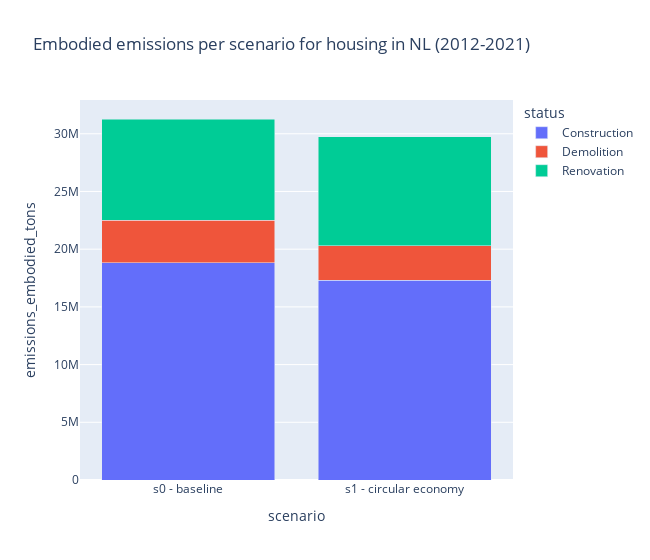

The cell this chart's notebook holds for it:
### Code cell
df_scenario = df_all.groupby(['scenario', 'status']).emissions_embodied_tons.sum().reset_index()

fig = px.bar(
    df_scenario, x='scenario', y='emissions_embodied_tons', color='status', barmode='stack', 
    title='Embodied emissions per scenario for housing in NL (2012-2021)'
    )
fig.update_layout(width=650)
fig.show()

### Figure 1 — Plotly figure (JSON) as saved in the notebook; plotly's stock layout.template omitted (floating-point values rounded to 4 significant figures)
{"data": [{"alignmentgroup": "True", "hovertemplate": "status=Construction<br>scenario=%{x}<br>emissions_embodied_tons=%{y}<extra></extra>", "legendgroup": "Construction", "marker": {"color": "#636efa", "pattern": {"shape": ""}}, "name": "Construction", "offsetgroup": "Construction", "orientation": "v", "showlegend": true, "textposition": "auto", "type": "bar", "x": ["s0 - baseline", "s1 - circular economy"], "xaxis": "x", "y": [18840000.0, 17320000.0], "yaxis": "y"}, {"alignmentgroup": "True", "hovertemplate": "status=Demolition<br>scenario=%{x}<br>emissions_embodied_tons=%{y}<extra></extra>", "legendgroup": "Demolition", "marker": {"color": "#EF553B", "pattern": {"shape": ""}}, "name": "Demolition", "offsetgroup": "Demolition", "orientation": "v", "showlegend": true, "textposition": "auto", "type": "bar", "x": ["s0 - baseline", "s1 - circular economy"], "xaxis": "x", "y": [3654000.0, 2999000.0], "yaxis": "y"}, {"alignmentgroup": "True", "hovertemplate": "status=Renovation<br>scenario=%{x}<br>emissions_embodied_tons=%{y}<extra></extra>", "legendgroup": "Renovation", "marker": {"color": "#00cc96", "pattern": {"shape": ""}}, "name": "Renovation", "offsetgroup": "Renovation", "orientation": "v", "showlegend": true, "textposition": "auto", "type": "bar", "x": ["s0 - baseline", "s1 - circular economy"], "xaxis": "x", "y": [8783000.0, 9442000.0], "yaxis": "y"}], "layout": {"barmode": "stack", "legend": {"title": {"text": "status"}, "tracegroupgap": 0}, "title": {"text": "Embodied emissions per scenario for housing in NL (2012-2021)"}, "width": 650, "xaxis": {"anchor": "y", "domain": [0, 1], "title": {"text": "scenario"}}, "yaxis": {"anchor": "x", "domain": [0, 1], "title": {"text": "emissions_embodied_tons"}}}}
